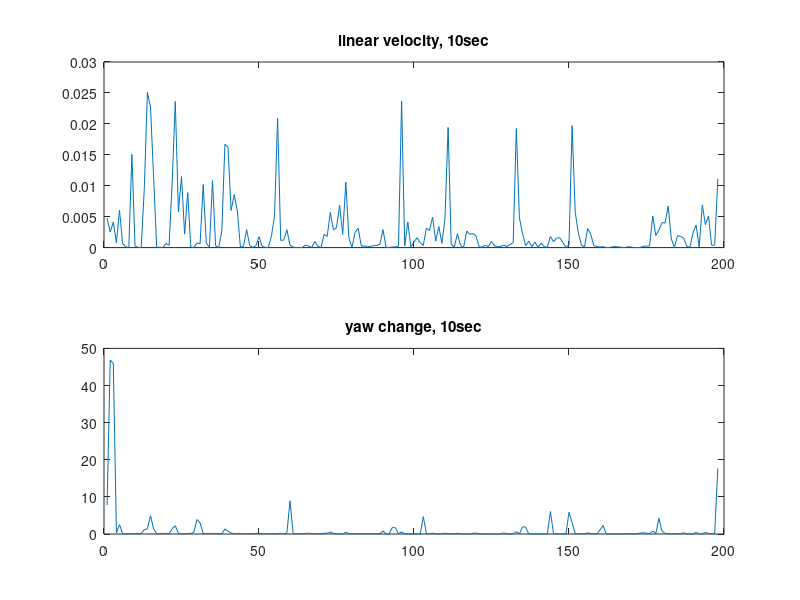

Source code (MATLAB):
close all
clear all

data = load('orientation_drift.txt')

subplot(2,1,1)
plot(data(:,[3]))
title('linear velocity, 10sec')

subplot(2,1,2)
plot(data(:,[4]))
title('yaw change, 10sec')